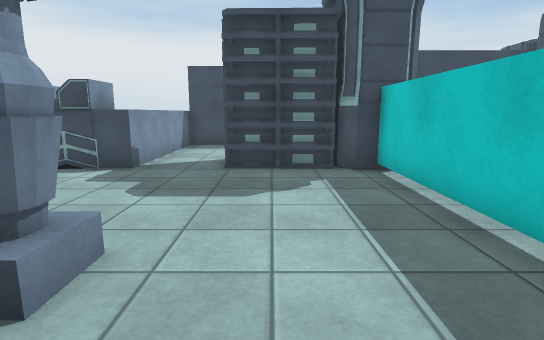
View 1 (above)

22 first-person views from a walk through a 3-D level made in the Unity game engine. The camera is 1.3 m above the floor, tilts 10° down and sees 80° across. The floor is counted in squares, 1 m on a side. Each view is taken from the middle of a square. On the plan, view 1 faces up. The plan holds only what a view shows up to about 14 squares ahead; the rest is blank. The place goes on beyond the plan. Surface patterns are stand-ins for the level's own textures.

View 2
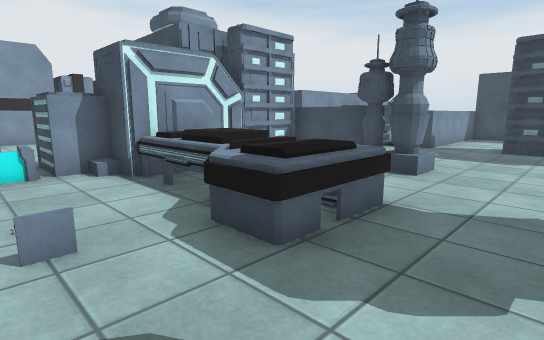

View 3
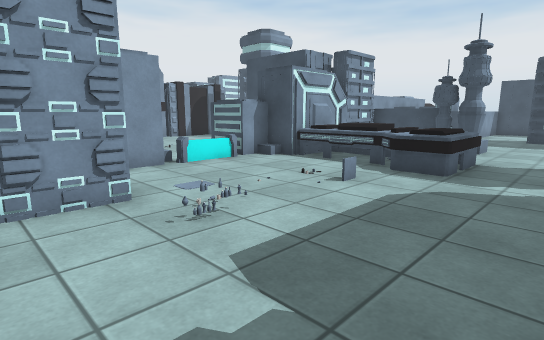

View 4
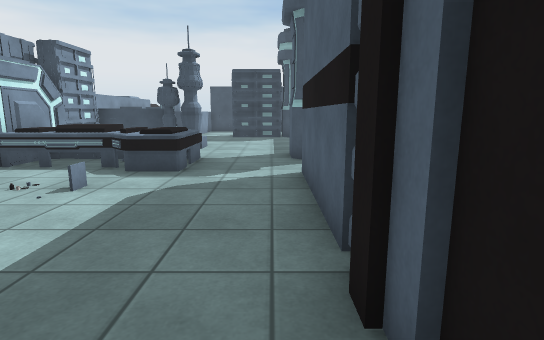

View 5
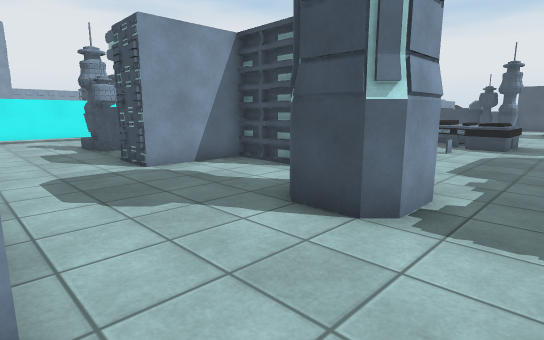

View 6
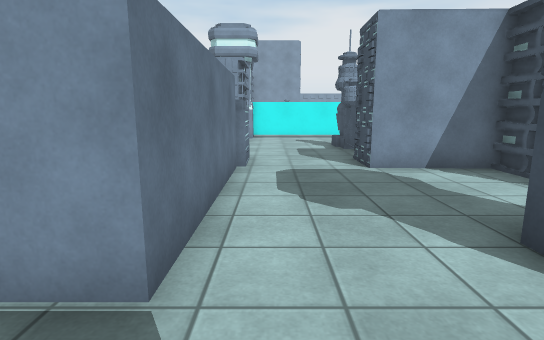

View 7
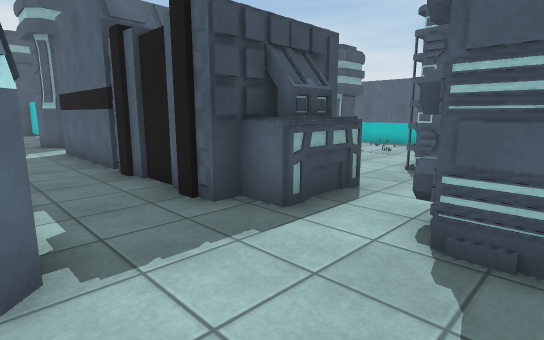

View 8
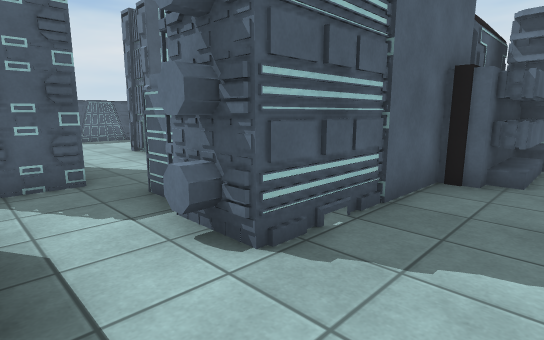

View 9
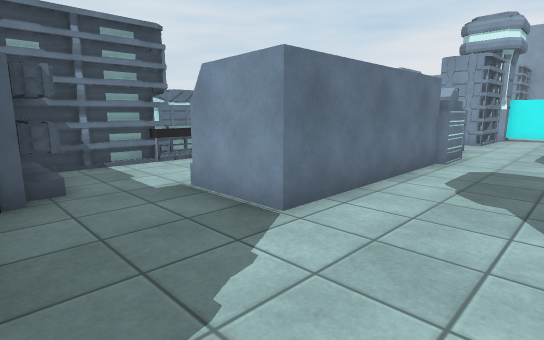

View 10
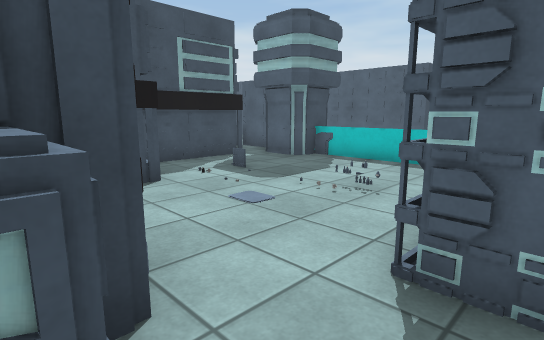

View 11
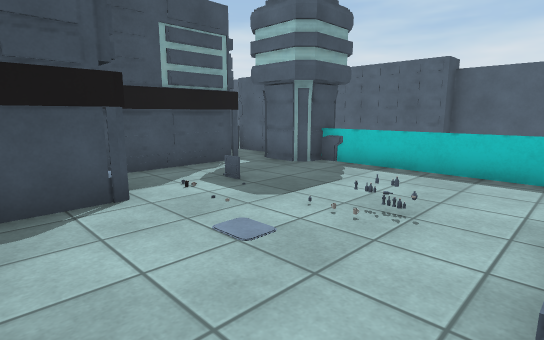

View 12
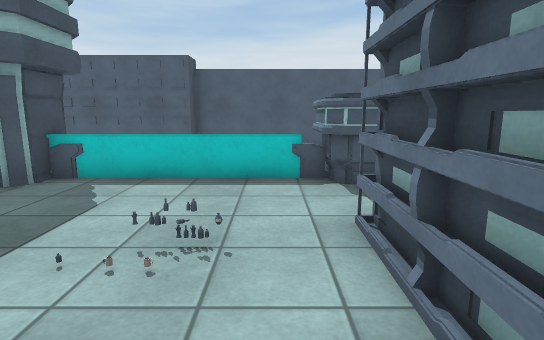

View 13
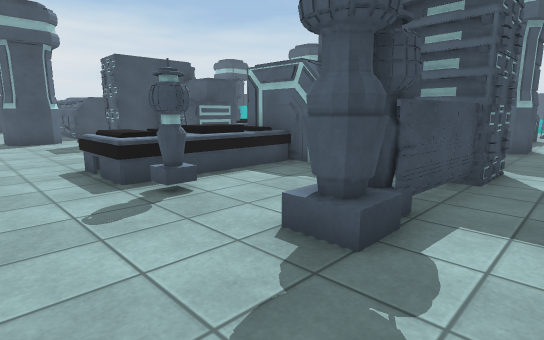

View 14
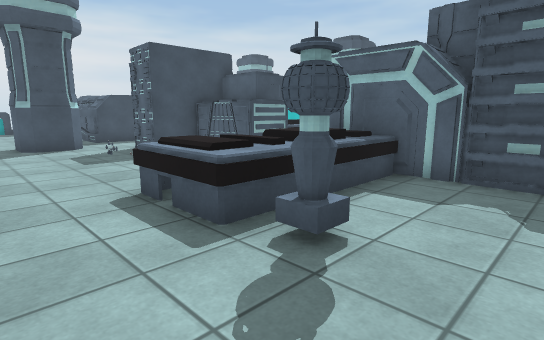

View 15
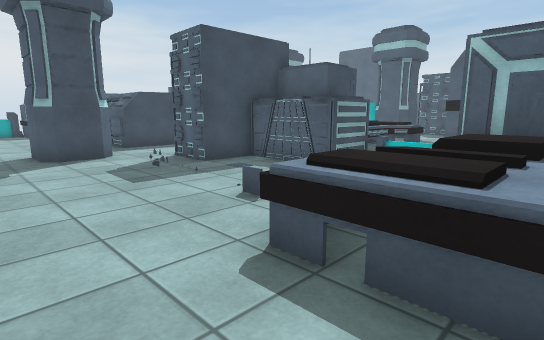

View 16
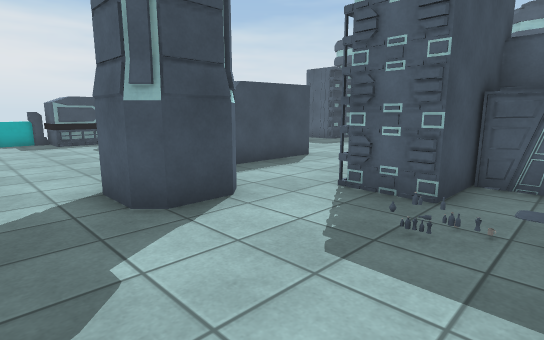

View 17
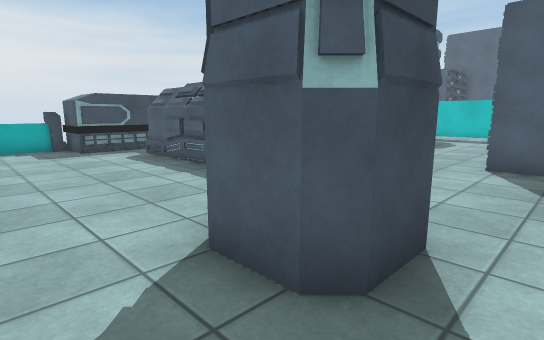

View 18
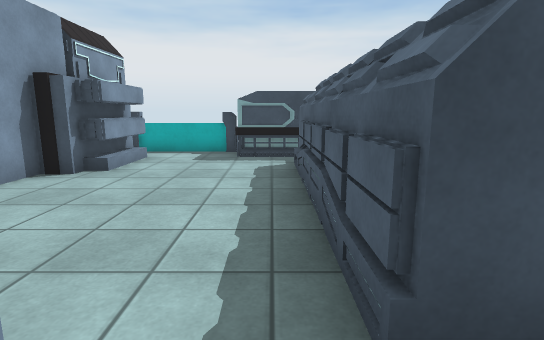

View 19
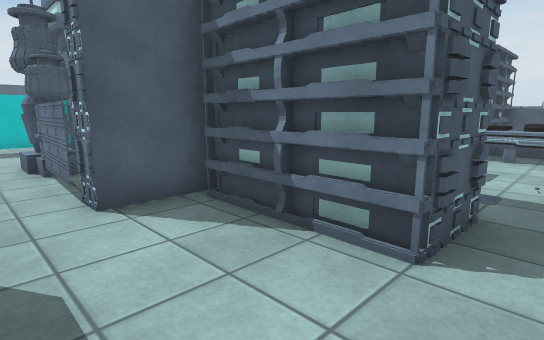

View 20
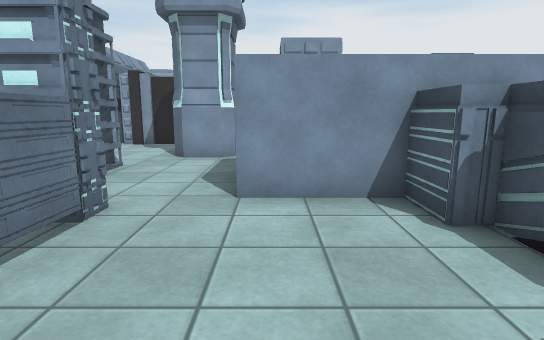

View 21
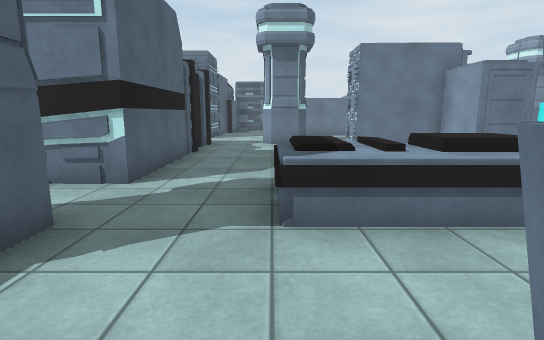

View 22
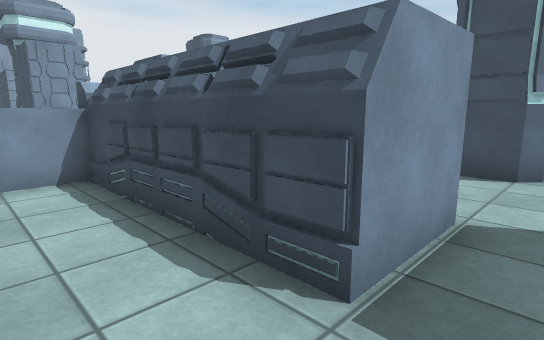

### Floor plan
Key: @ floor where view 1 was taken; # wall or solid block; . floor; = window, fence, low wall or low ledge; ^ raised ledge; T thing the floor can be seen under or through; O other object.
Columns run from 15 left of view 1 to 18 right of it. Each row starts with its distance up from view 1.
 14 #==#
 13 #..###      OO
 12 #.....     ^..
 11 #....#     ^..
 10 #....#     ^..
  9 .....#     ^..   OO
  8 .....#  #^#^..####
  7 .....#  #^.......OO
  6 .....#  #........T.
  5 .....####........T.
  4 ..##.............T.
  3 ..##.....###OO...T..
  2 ..#O.....#..O#...T..
  1 .....#####  .....TT
  0 .....### O ....@.T
 -1 .......###^^^^^..TO
 -2 .......###^^^^^....         #
 -3 .......##....^=..##        ##
 -4 ........=........#       ####   O
 -5 ........=........#    ####.##   O
 -6 ..^^^^^##........#    #....##   O
 -7 ..^^^^^##........#  ###.O..==   O
 -8 ..^^^^^#####.....#   ......=    OO
 -9 ..##...OO###.....#   ......=     #
-10 .......#####.....#   ......=     #
-11 .......##....O#..####......=     #
-12 ...OO####....##..^#^..####.##    #
-13 .......##.............#   .#     #
-14 .................####.#
-15 .................#   .......
-16 ###..^ ^^######..#     .......
-17 ###  ^^  ######..#        #...
-18 ###     ^######..#
-19         ^.......##
-20          ^^.....#
-21             #####
-22               ###

Positions as (right, up) in squares from view 1, and headings:
1: (0, 0), facing up
2: (1, -5), facing up-left
3: (1, -10), facing up-left
4: (1, -10), facing up
5: (1, -16), facing up-left
6: (1, -15), facing left
7: (-1, -15), facing up-right
8: (0, -12), facing down-right
9: (2, -13), facing down-left
10: (4, -13), facing up-right
11: (5, -12), facing up-right
12: (6, -11), facing right
13: (-15, -14), facing up-right
14: (-15, -11), facing up-right
15: (-15, -8), facing up-right
16: (-15, -2), facing up-right
17: (-15, 1), facing up-right
18: (-11, 3), facing up
19: (-11, 4), facing down-right
20: (-2, 5), facing left
21: (-1, 3), facing down
22: (0, -20), facing up-left
